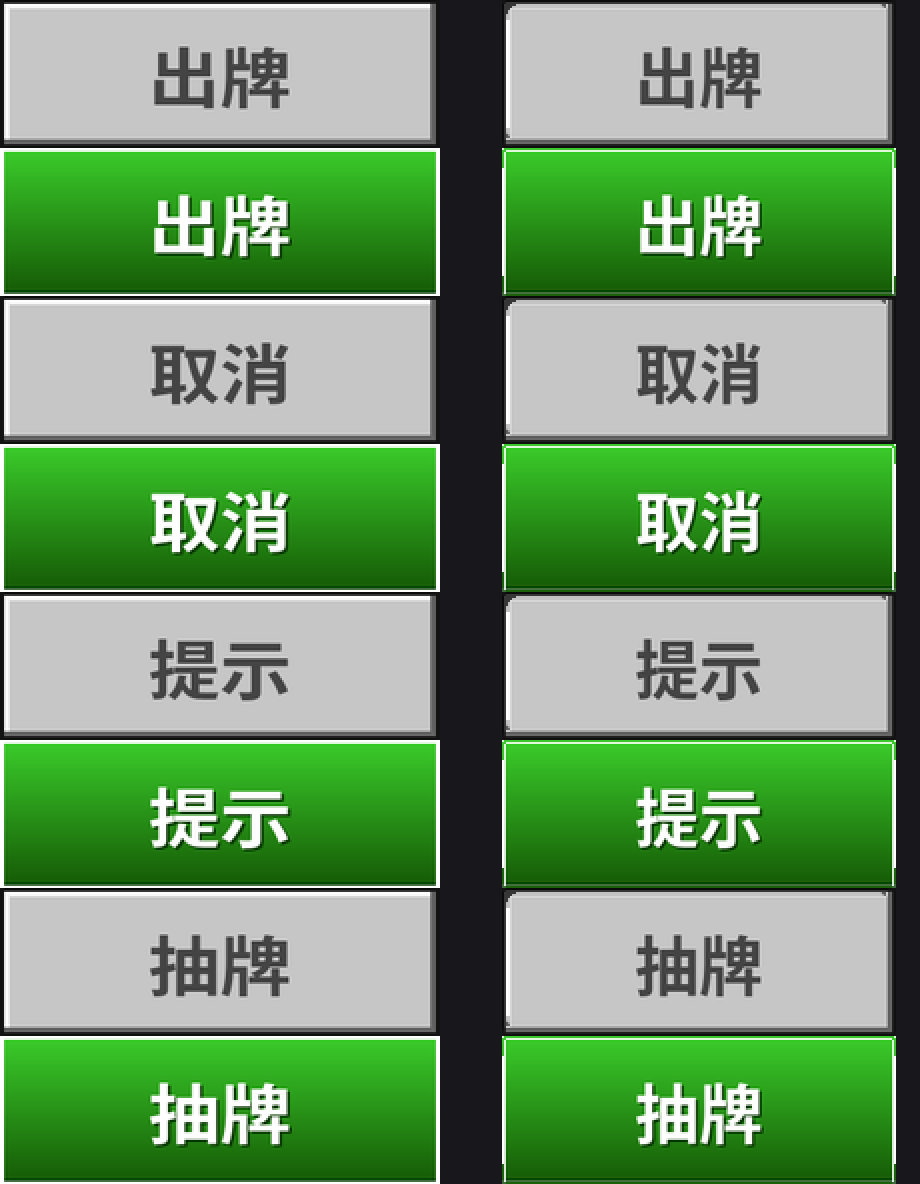

Write the Python code that produced this figure.
# -*- coding: utf-8 -*-
"""对比「按钮源素材」与「我们图集里的按钮」在常态 / 按下态下的差别。"""
import sys
import os
from PIL import Image

sys.path.insert(0, os.path.dirname(os.path.abspath(__file__)))
import uno_assets as A

sheet = Image.open(A.BTN_SRC).convert('RGBA')
atlas = Image.open(A.OUT_ATLAS).convert('RGBA')

rows = []
names = ['play', 'cancel', 'hint', 'draw']
for act in names:
    c = A.SHEET_INDEX[act]
    src_n = sheet.crop((A.SHEET_PAD + c * A.SHEET_PITCH_X, A.SHEET_Y_NORMAL,
                        A.SHEET_PAD + c * A.SHEET_PITCH_X + A.SHEET_CELL_W,
                        A.SHEET_Y_NORMAL + A.SHEET_CELL_H))
    src_p = sheet.crop((A.SHEET_PAD + c * A.SHEET_PITCH_X, A.SHEET_Y_PRESSED,
                        A.SHEET_PAD + c * A.SHEET_PITCH_X + A.SHEET_CELL_W,
                        A.SHEET_Y_PRESSED + A.SHEET_CELL_H))
    for state, img in (('normal', src_n), ('pressed', src_p)):
        x, y = A.btn_tile(act, state)
        ours = atlas.crop((x, y, x + A.BTN_W, y + A.BTN_H))
        rows.append((act + '_' + state, img, ours))

W = A.BTN_W * 2 + 20
H = A.BTN_H
out = Image.new('RGBA', (W, H * len(rows)), (24, 24, 28, 255))
for i, (label, a, b) in enumerate(rows):
    out.paste(a.resize((A.BTN_W, A.BTN_H), Image.LANCZOS), (0, i * H), a.resize((A.BTN_W, A.BTN_H), Image.LANCZOS))
    out.paste(b.resize((A.BTN_W, A.BTN_H), Image.LANCZOS), (A.BTN_W + 20, i * H), b.resize((A.BTN_W, A.BTN_H), Image.LANCZOS))
    print('%2d %s' % (i, label))
out = out.resize((out.width * 2, out.height * 2), Image.NEAREST)
out.save(os.path.join(os.path.dirname(os.path.abspath(__file__)), '_btn_pair.png'))
print('rows 左=源素材 右=我们的图集')
